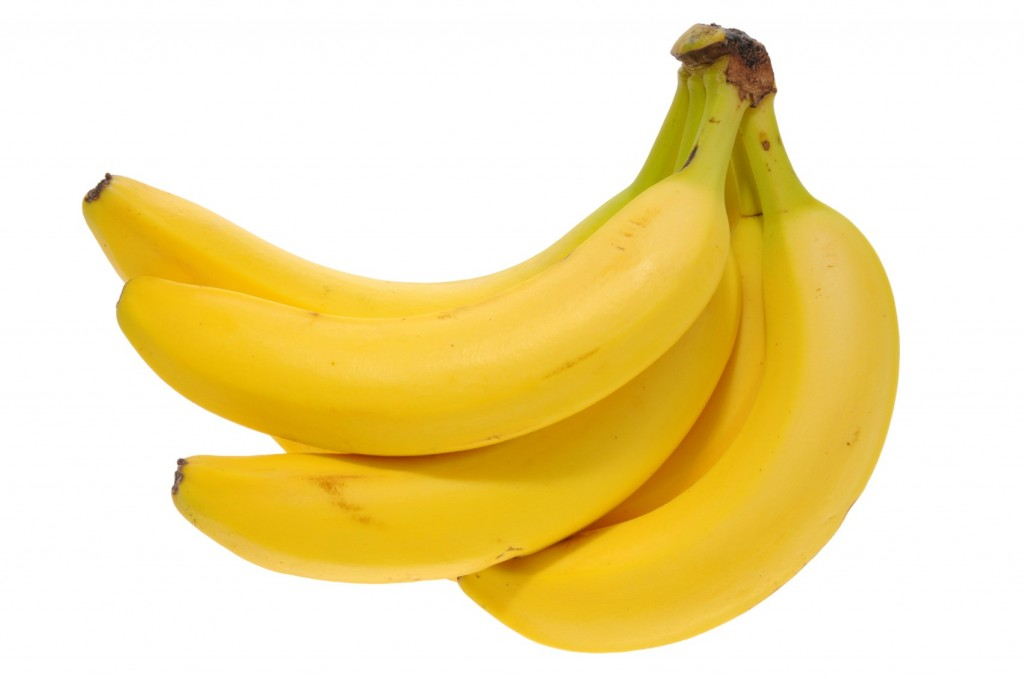
#> input picture bananas/bananasf5.jpg, 1024 x 679 px
$ python bananadetect.py
#> lines starting #> are read from the running program, lines starting #| are printed output that depends on the picture
### common.py
#!/usr/bin/env python

'''
This module contains some common routines used by other samples.
'''

# Python 2/3 compatibility
from __future__ import print_function
import sys
PY3 = sys.version_info[0] == 3

if PY3:
    from functools import reduce

import numpy as np
import cv2

# built-in modules
import os
import itertools as it
from contextlib import contextmanager

image_extensions = ['.bmp', '.jpg', '.jpeg', '.png', '.tif', '.tiff', '.pbm', '.pgm', '.ppm']

class Bunch(object):
    def __init__(self, **kw):
        self.__dict__.update(kw)
    def __str__(self):
        return str(self.__dict__)

# [4 lines left out: function splitfn, not called in this run]

def anorm2(a):
    return (a*a).sum(-1)
def anorm(a):
    return np.sqrt( anorm2(a) )

# [44 lines left out: functions homotrans, to_rect, rect2rect_mtx, lookat, mtx2rvec, draw_str, not called in this run]

class Sketcher:
    # [8 lines left out: function __init__, not called in this run]

    def show(self):
        cv2.imshow(self.windowname, self.dests[0])

    # [13 lines left out: function on_mouse, not called in this run]


# palette data from matplotlib/_cm.py
_jet_data =   {'red':   ((0., 0, 0), (0.35, 0, 0), (0.66, 1, 1), (0.89,1, 1),
                         (1, 0.5, 0.5)),
               'green': ((0., 0, 0), (0.125,0, 0), (0.375,1, 1), (0.64,1, 1),
                         (0.91,0,0), (1, 0, 0)),
               'blue':  ((0., 0.5, 0.5), (0.11, 1, 1), (0.34, 1, 1), (0.65,0, 0),
                         (1, 0, 0))}

cmap_data = { 'jet' : _jet_data }

# [14 lines left out: function make_cmap, not called in this run]

def nothing(*arg, **kw):
    pass

def clock():
    return cv2.getTickCount() / cv2.getTickFrequency()

# [8 lines left out: function Timer, not called in this run]

class StatValue:
    def __init__(self, smooth_coef = 0.5):
        self.value = None
        self.smooth_coef = smooth_coef
    # [6 lines left out: function update, not called in this run]

class RectSelector:
    # [31 lines left out: functions __init__, onmouse, draw, not called in this run]
    @property
    def dragging(self):
        return self.drag_rect is not None


# [24 lines left out: functions grouper, mosaic, not called in this run]

def getsize(img):
    h, w = img.shape[:2]
    return w, h

def mdot(*args):
    return reduce(np.dot, args)

# [4 lines left out: function draw_keypoints, not called in this run]

### bananadetect.py
#!/usr/bin/env python

'''
banana detection on hardcoded images using haar cascades
'''

# Python 2/3 compatibility
from __future__ import print_function

import numpy as np
import cv2

# local modules
from common import clock, draw_str


def detect(img, cascade):
	rects = cascade.detectMultiScale(img, scaleFactor=1.3, minNeighbors=4, minSize=(30, 30),flags=cv2.CASCADE_SCALE_IMAGE)
	if len(rects) == 0:
		return []
	rects[:,2:] += rects[:,:2]
	return rects

def draw_rects(img, rects, color):
	for x1, y1, x2, y2 in rects:
		cv2.rectangle(img, (x1, y1), (x2, y2), color, 2)

if __name__ == '__main__':
	print("Use escape key to exit !!!\nAll code based on openCV samples")
	cascade_fn = "classifiers/banana_classifier.xml"
	cascade = cv2.CascadeClassifier(cascade_fn)
	img = cv2.imread('bananas/bananasf5.jpg')
#> img is the input picture: shape (679, 1024, 3); mean B, G, R 166.5, 224.4, 242.3
	gray = cv2.cvtColor(img, cv2.COLOR_BGR2GRAY)
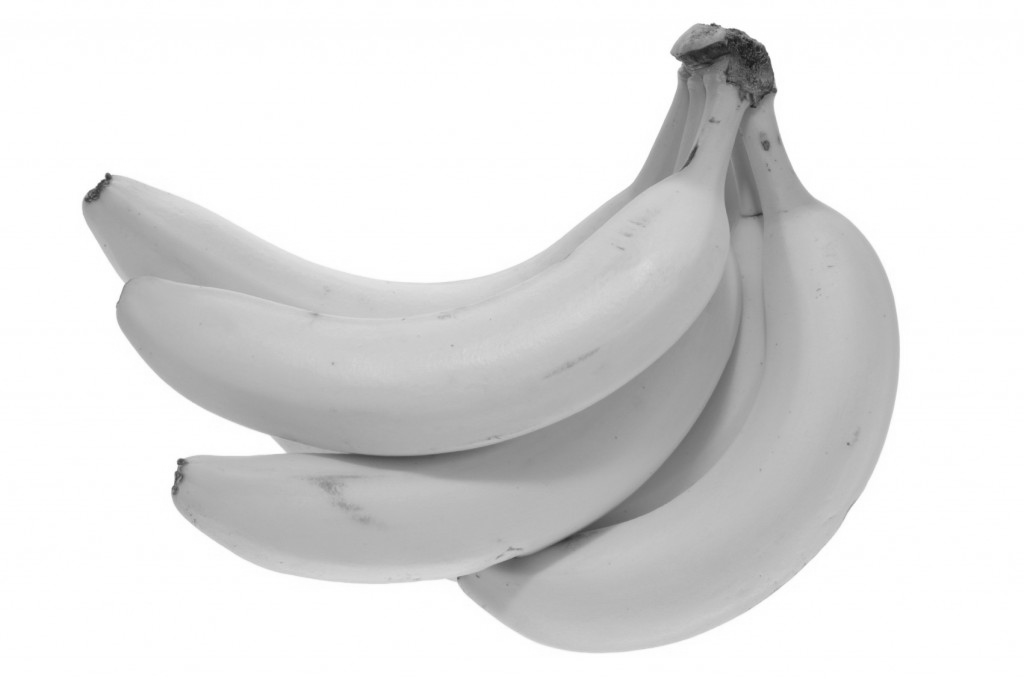
#> gray: shape (679, 1024); min 21, max 255, mean 223.2
	gray = cv2.equalizeHist(gray)
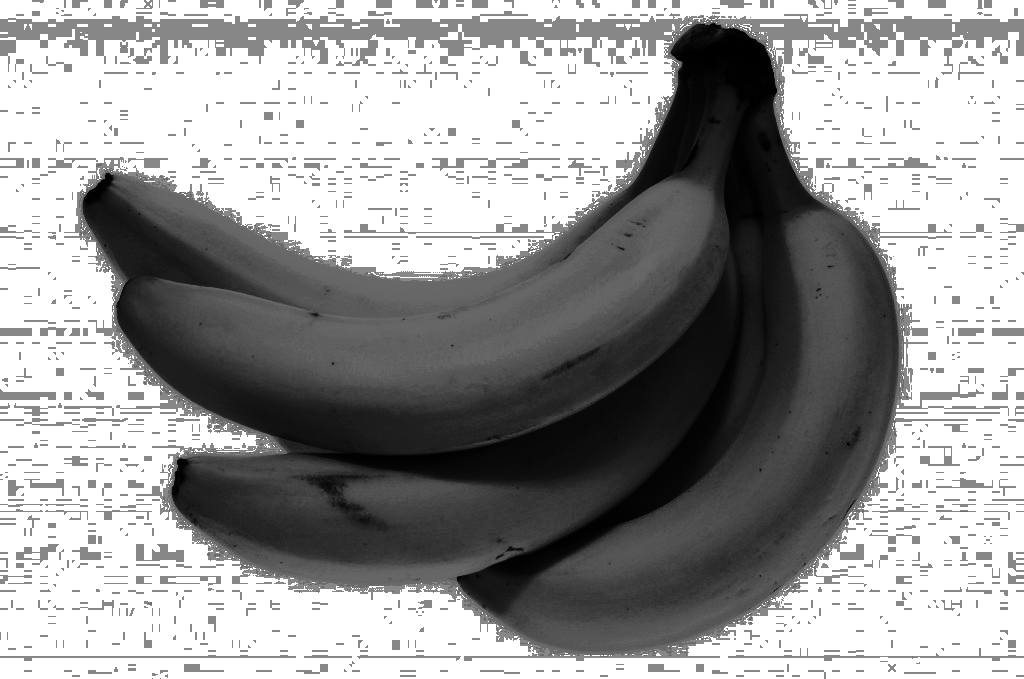
#> gray: shape (679, 1024); min 0, max 255, mean 157.6

	t = clock()
	rects = detect(gray, cascade)
#> in detect, `rects = cascade.detectMultiScale(img, scaleFactor=1.3, minNeighbors=4,..`: rects = [[44, 194, 848, 424]]
#> rects = [[44, 194, 892, 618]]
	vis = img.copy()
	draw_rects(vis, rects, (0, 255, 0))
#> the loop in draw_rects, `for x1, y1, x2, y2 in rects:` made 1 pass
	cv2.imshow('bananadetect', vis)
	while(1):
		k = cv2.waitKey(0)
#> (key Esc is pressed here)
		if(k == 27):
			break
	cv2.destroyAllWindows()

$ run again, with bananas/bananasf2.jpg copied over bananas/bananasf5.jpg
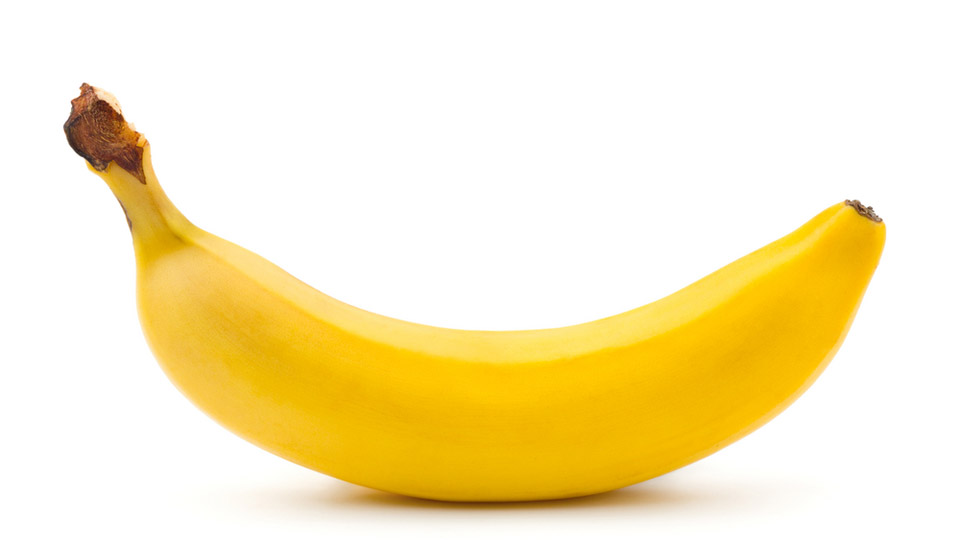
#> input picture bananas/bananasf2.jpg, 960 x 540 px
#> img is the input picture: shape (540, 960, 3); mean B, G, R 193.6, 235.9, 249.8
#> `gray = cv2.cvtColor(img, cv2.COLOR_BGR2GRAY)`:
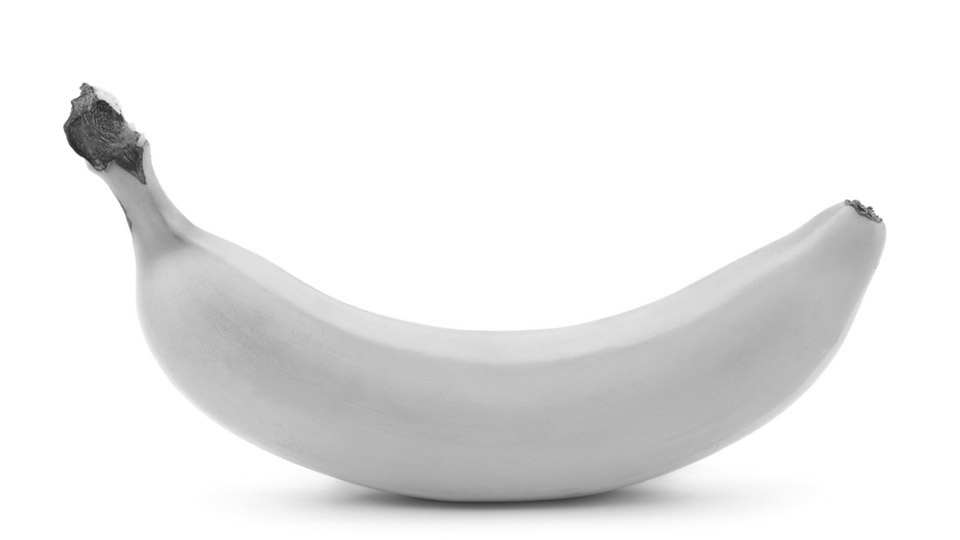
#> gray: shape (540, 960); min 26, max 255, mean 235.2
#> `gray = cv2.equalizeHist(gray)`:
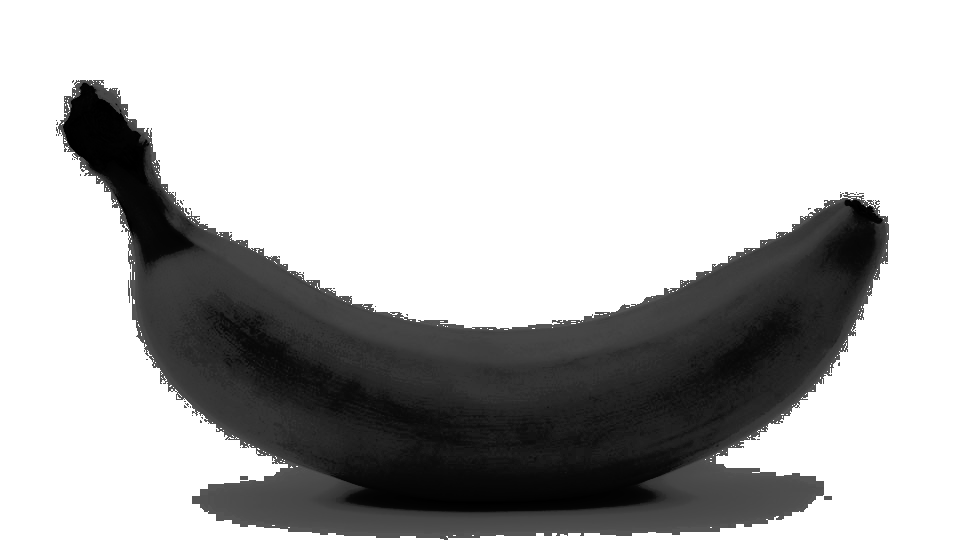
#> gray: shape (540, 960); min 0, max 255, mean 184.7
#> in detect, `rects = cascade.detectMultiScale(img, scaleFactor=1.3, minNeighbors=4,..`: rects = ()
#> `rects = detect(gray, cascade)`: rects = []

$ run again, with bananas/bananasf3.jpg copied over bananas/bananasf5.jpg
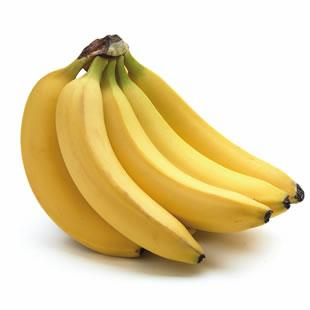
#> input picture bananas/bananasf3.jpg, 310 x 310 px
#> img is the input picture: shape (310, 310, 3); mean B, G, R 173, 214.7, 230.9
#> `gray = cv2.cvtColor(img, cv2.COLOR_BGR2GRAY)`:
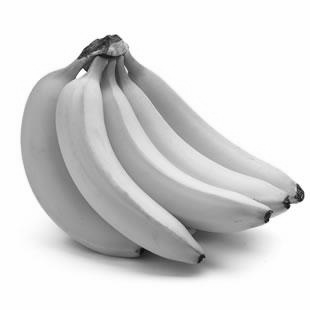
#> gray: shape (310, 310); min 9, max 255, mean 214.8
#> `gray = cv2.equalizeHist(gray)`:
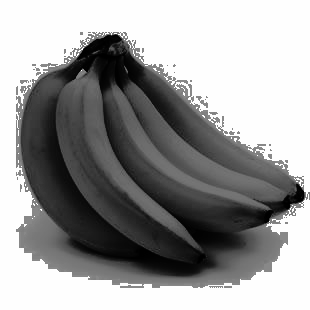
#> gray: shape (310, 310); min 0, max 255, mean 155.2
#> in detect, `rects = cascade.detectMultiScale(img, scaleFactor=1.3, minNeighbors=4,..`: rects = [[154, 151, 92, 46], [110, 172, 80, 40]]
#> `rects = detect(gray, cascade)`: rects = [[154, 151, 246, 197], [110, 172, 190, 212]]
#> the loop in draw_rects, `for x1, y1, x2, y2 in rects:` made 2 passes

$ run again, with bananas/bananasf4.jpg copied over bananas/bananasf5.jpg
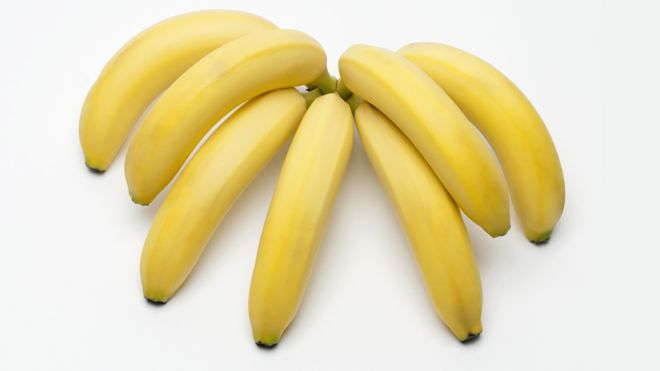
#> input picture bananas/bananasf4.jpg, 660 x 371 px
#> img is the input picture: shape (371, 660, 3); mean B, G, R 178.6, 220, 231.4
#> `gray = cv2.cvtColor(img, cv2.COLOR_BGR2GRAY)`:
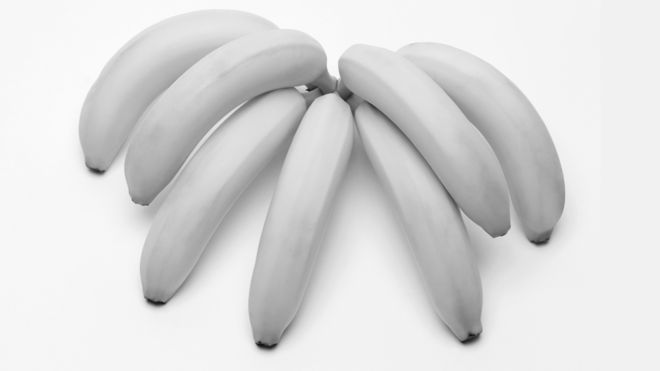
#> gray: shape (371, 660); min 16, max 255, mean 218.7
#> `gray = cv2.equalizeHist(gray)`:
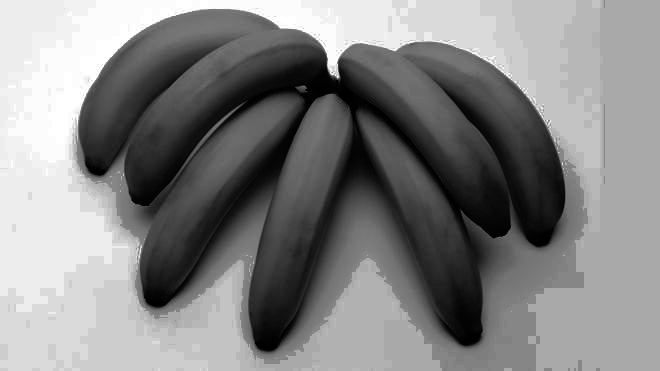
#> gray: shape (371, 660); min 0, max 255, mean 132.2
#> in detect, `rects = cascade.detectMultiScale(img, scaleFactor=1.3, minNeighbors=4,..`: rects = ()
#> `rects = detect(gray, cascade)`: rects = []
